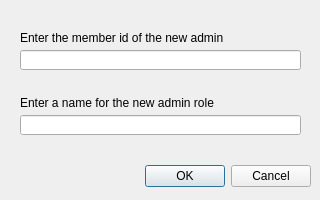
<?xml version="1.0" encoding="UTF-8"?>
<ui version="4.0">
 <class>dlgInvokeAdminArgs</class>
 <widget class="QDialog" name="dlgInvokeAdminArgs">
  <property name="geometry">
   <rect>
    <x>0</x>
    <y>0</y>
    <width>320</width>
    <height>200</height>
   </rect>
  </property>
  <property name="minimumSize">
   <size>
    <width>320</width>
    <height>200</height>
   </size>
  </property>
  <property name="maximumSize">
   <size>
    <width>320</width>
    <height>200</height>
   </size>
  </property>
  <property name="windowTitle">
   <string>Admin Args</string>
  </property>
  <widget class="QDialogButtonBox" name="btnBox">
   <property name="geometry">
    <rect>
     <x>10</x>
     <y>160</y>
     <width>301</width>
     <height>32</height>
    </rect>
   </property>
   <property name="orientation">
    <enum>Qt::Horizontal</enum>
   </property>
   <property name="standardButtons">
    <set>QDialogButtonBox::Cancel|QDialogButtonBox::Ok</set>
   </property>
  </widget>
  <widget class="QLabel" name="lblMemberID">
   <property name="geometry">
    <rect>
     <x>20</x>
     <y>30</y>
     <width>281</width>
     <height>16</height>
    </rect>
   </property>
   <property name="text">
    <string>Enter the member id of the new admin</string>
   </property>
  </widget>
  <widget class="QLabel" name="lblName">
   <property name="geometry">
    <rect>
     <x>20</x>
     <y>95</y>
     <width>271</width>
     <height>16</height>
    </rect>
   </property>
   <property name="text">
    <string>Enter a name for the new admin role</string>
   </property>
  </widget>
  <widget class="QLineEdit" name="leName">
   <property name="geometry">
    <rect>
     <x>20</x>
     <y>115</y>
     <width>281</width>
     <height>20</height>
    </rect>
   </property>
  </widget>
  <widget class="QLineEdit" name="leMemberID">
   <property name="geometry">
    <rect>
     <x>20</x>
     <y>50</y>
     <width>281</width>
     <height>20</height>
    </rect>
   </property>
  </widget>
 </widget>
 <tabstops>
  <tabstop>leMemberID</tabstop>
  <tabstop>leName</tabstop>
 </tabstops>
 <resources/>
 <connections>
  <connection>
   <sender>btnBox</sender>
   <signal>accepted()</signal>
   <receiver>dlgInvokeAdminArgs</receiver>
   <slot>accept()</slot>
   <hints>
    <hint type="sourcelabel">
     <x>248</x>
     <y>254</y>
    </hint>
    <hint type="destinationlabel">
     <x>157</x>
     <y>274</y>
    </hint>
   </hints>
  </connection>
  <connection>
   <sender>btnBox</sender>
   <signal>rejected()</signal>
   <receiver>dlgInvokeAdminArgs</receiver>
   <slot>reject()</slot>
   <hints>
    <hint type="sourcelabel">
     <x>316</x>
     <y>260</y>
    </hint>
    <hint type="destinationlabel">
     <x>286</x>
     <y>274</y>
    </hint>
   </hints>
  </connection>
 </connections>
</ui>
